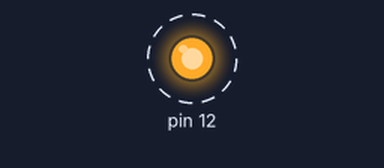
A program run on a simulated Raspberry Pi (header pin numbers). On the bench: output pins drawn as LEDs (lit = HIGH). Dashed ring = blinking. At 20.0 s the program stops and its outputs stay as they are.

Above: at 0.5 s.
Timing chart, 0 to 4.6 s (numbered marks = the images above):
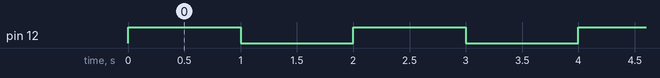

Measured:
- by itself, pin 12: alternates HIGH for 1.0 s and LOW for 1.0 s, 20 changes in all, then stays LOW

The program:

blink-led.py
```python
#!/usr/bin/python


import RPi.GPIO as GPIO
import time


GPIO.setmode(GPIO.BOARD)
GPIO.setup(12, GPIO.OUT)

for i in range(10):
    GPIO.output(12,True)
    time.sleep(1)
    GPIO.output(12,False)
    time.sleep(1)

GPIO.cleanup()
```
